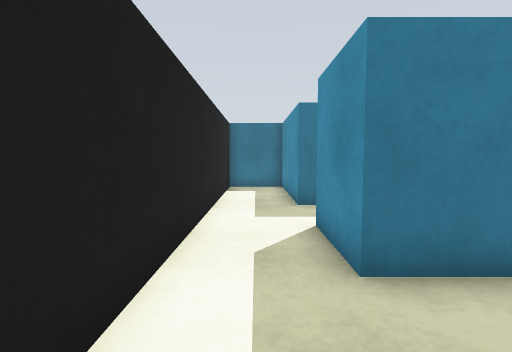
[1] (above)

22 first-person views from a walk through a Gazebo world. The camera is 0.72 m above the floor, tilts 4° down and sees 85° across. The floor is counted in squares, 0.5 m on a side. Each view is taken from the middle of a square. On the plan, view 1 faces up. The plan holds only what a view shows up to about 14 squares ahead; the rest is blank.

[2]
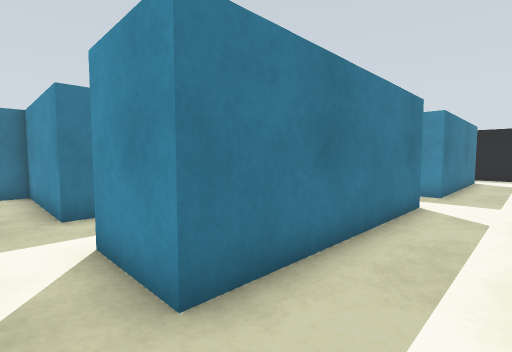

[3]
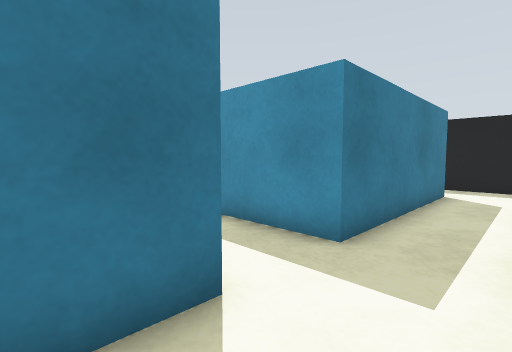

[4]
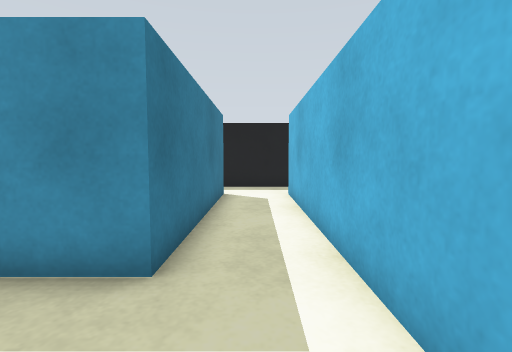

[5]
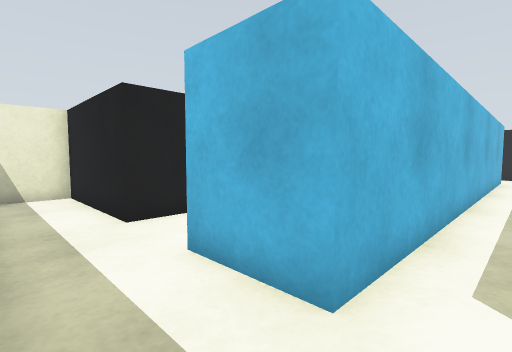

[6]
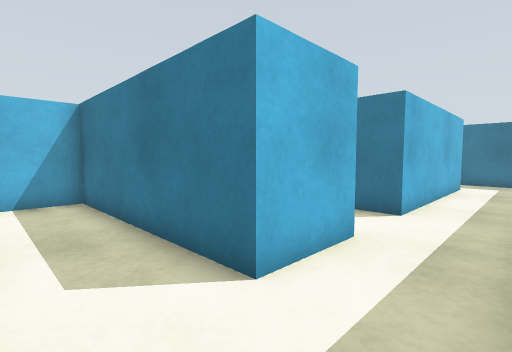

[7]
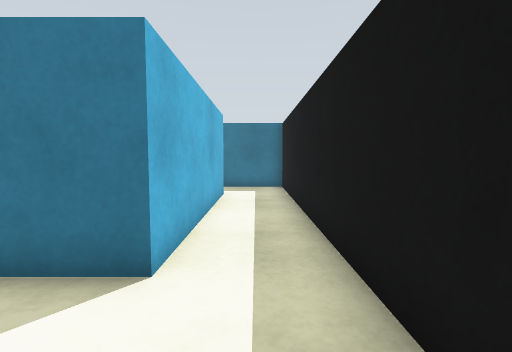

[8]
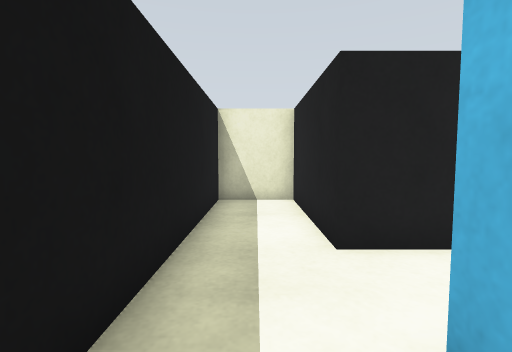

[9]
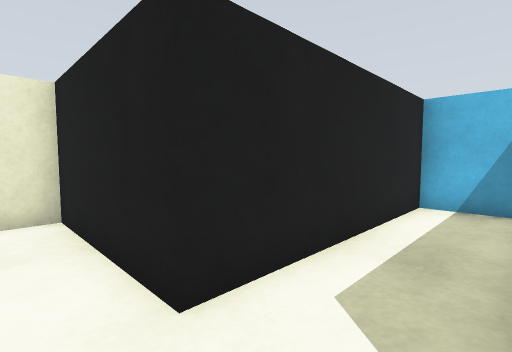

[10]
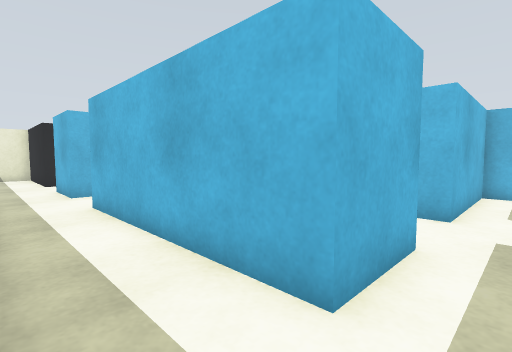

[11]
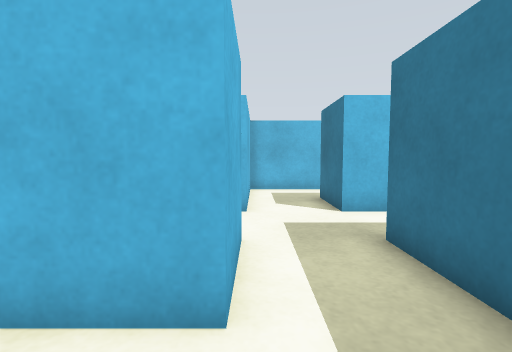

[12]
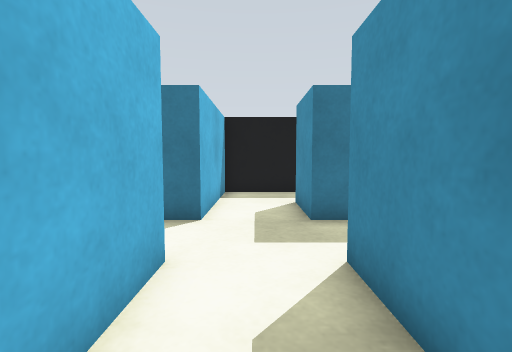

[13]
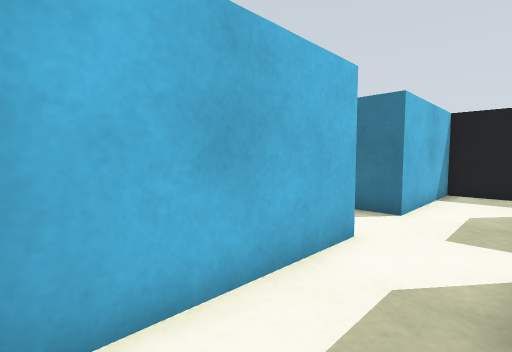

[14]
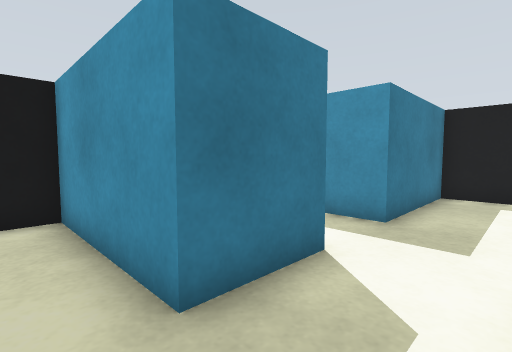

[15]
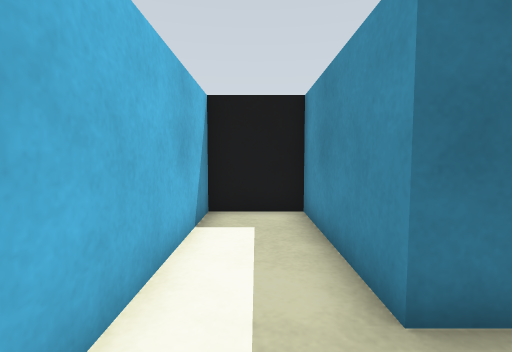

[16]
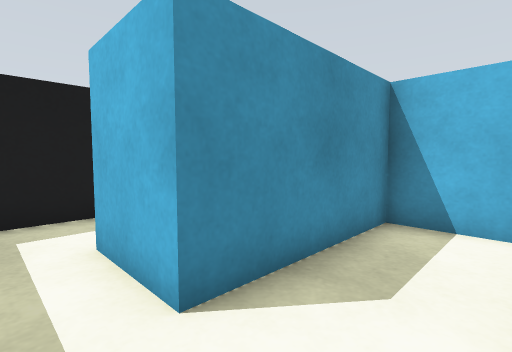

[17]
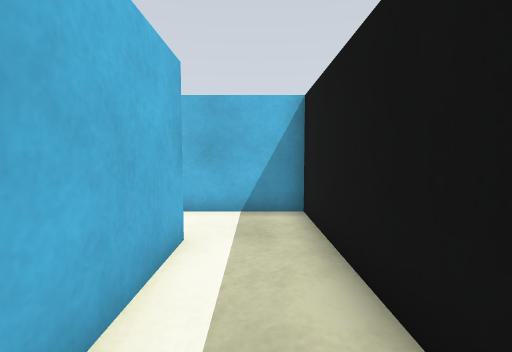

[18]
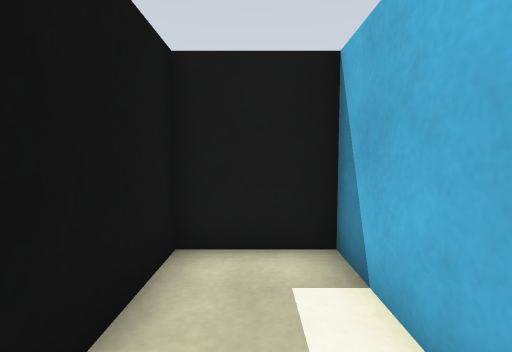

[19]
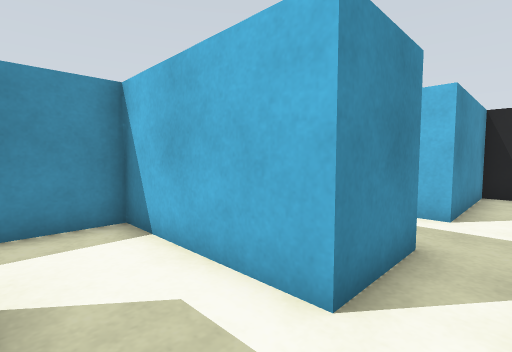

[20]
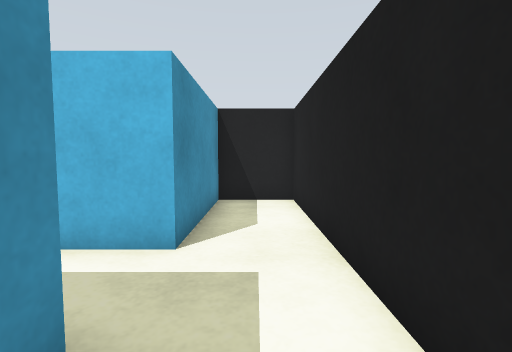

[21]
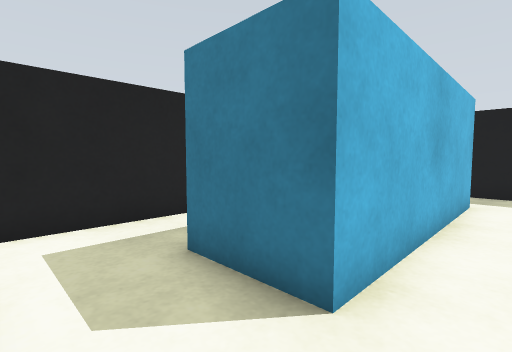

[22]
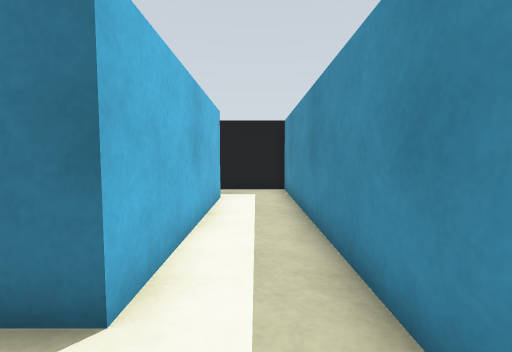

### Floor plan
Points are (right, up) in squares from view 1. A wall is a line through its corners. A room is listed if a view was taken in it or the views show most of it. See-through windows are left out.
Room 1 (views 1, 2, 3, 4, 5, 6, 7, 8, 9, 10, 11, 12, 13, 14, 15, 16, 17, 18, 19, 20, 21, 22)
walls: (14.1, 5.7) (16.3, 5.7) (16.3, 10.8) (18.7, 10.8) (18.7, 3.2) (11.3, 3.2) (11.3, 6.5); (8.9, 3.2) (1.2, 3.2) (1.2, 5.7) (6.3, 5.7) (6.3, 18.3) (3.4, 18.3); (3.8, 15.9) (3.8, 8.3) (1.2, 8.3) (1.2, 13.2) (-1.2, 13.2) (-1.2, -4.2) (1.2, -4.2) (1.2, 0.7) (18.7, 0.7) (18.7, -1.7) (11.2, -1.7) (11.2, -4.2) (18.7, -4.2) (18.7, -9.2) (21.3, -9.2) (21.3, -1.2); (21.3, 0.4) (21.3, 13.2) (16.3, 13.2) (16.3, 15.8) (21.3, 15.8) (21.3, 18.3) (13.8, 18.3) (13.8, 13.2) (11.3, 13.2) (11.3, 18.3) (8.8, 18.3) (8.8, 10.8) (13.8, 10.8) (13.8, 6)

Positions as (right, up) in squares from view 1, and headings:
1: (0, 0), facing up
2: (0, 1), facing up-right
3: (7, 1), facing up-right
4: (8, 2), facing right
5: (21, 2), facing down-left
6: (21, -4), facing up-left
7: (20, 0), facing up
8: (20, 0), facing down
9: (20, -2), facing down-left
10: (21, 12), facing down-left
11: (21, 11), facing left
12: (15, 7), facing up
13: (16, 6), facing up-left
14: (10, 11), facing up-right
15: (10, 11), facing up
16: (14, 12), facing down-right
17: (21, 17), facing left
18: (17, 17), facing right
19: (0, 8), facing down-right
20: (0, 5), facing down
21: (5, 6), facing up-left
22: (5, 6), facing up
